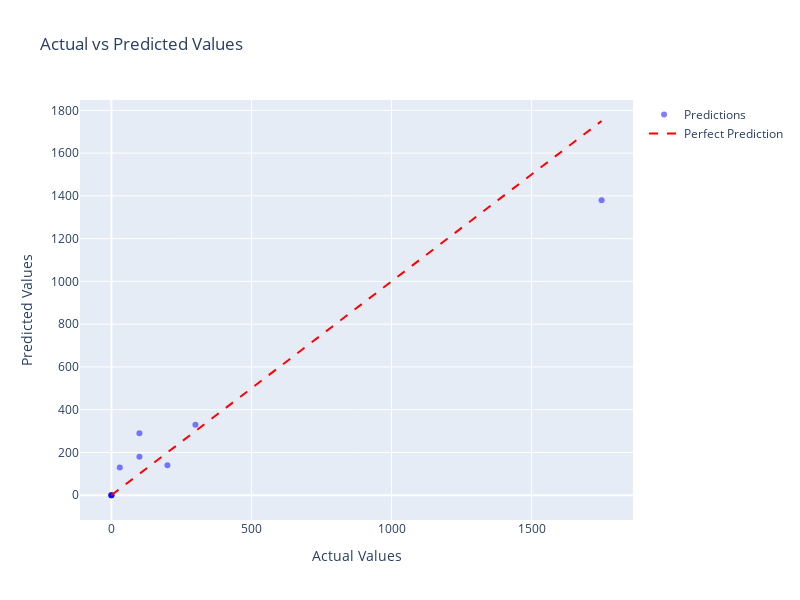

Source (notebook cell):
### Code cell
import plotly.express as px
import plotly.graph_objects as go

fig = go.Figure()

fig.add_trace(go.Scatter(
    x=y_test,
    y=y_pred,
    mode='markers',
    name='Predictions',
    marker=dict(color='blue', opacity=0.5)
))

# Add the diagonal line for actual value
fig.add_trace(go.Scatter(
    x=[y_test.min(), y_test.max()],
    y=[y_test.min(), y_test.max()],
    mode='lines',
    name='Perfect Prediction',
    line=dict(color='red', dash='dash')
))

fig.update_layout(
    title='Actual vs Predicted Values',
    xaxis_title='Actual Values',
    yaxis_title='Predicted Values',
    width=800,
    height=600,
    hovermode='closest'
)

fig.show()

### Figure 1 — Plotly figure (JSON) as saved in the notebook; plotly's stock layout.template omitted (floating-point values rounded to 4 significant figures)
{"data": [{"marker": {"color": "blue", "opacity": 0.5}, "mode": "markers", "name": "Predictions", "type": "scatter", "x": [1750, 200, 0, 30, 0, 300, 100, 0, 100, 0], "y": [1380.0, 140.0, 0.0, 130.0, 0.0, 330.0, 180.0, 0.0, 290.0, 0.0]}, {"line": {"color": "red", "dash": "dash"}, "mode": "lines", "name": "Perfect Prediction", "type": "scatter", "x": [0, 1750], "y": [0, 1750]}], "layout": {"height": 600, "hovermode": "closest", "title": {"text": "Actual vs Predicted Values"}, "width": 800, "xaxis": {"title": {"text": "Actual Values"}}, "yaxis": {"title": {"text": "Predicted Values"}}}}
